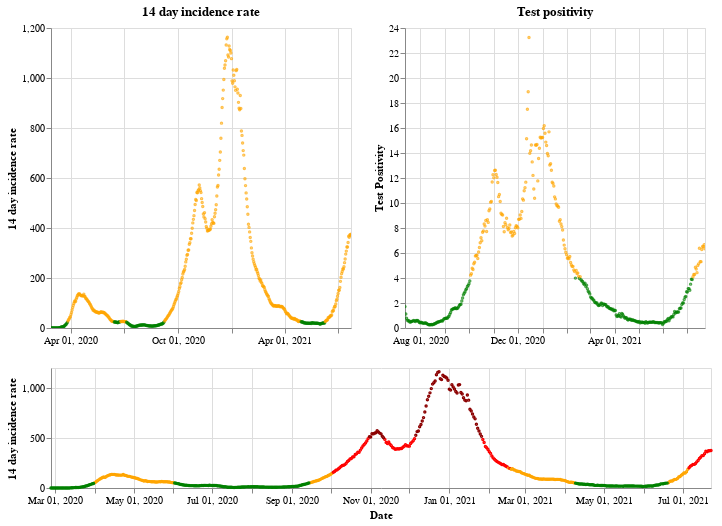

The code cell stored with this chart in its notebook:
### Markdown cell above
## Wales

### Code cell
plot_traffic_light('Wales')

### Figure 1 — Vega-Lite specification as saved in the notebook (floating-point values rounded to 4 significant figures; data arrays with more than 128 entries replaced by an {"elided": "..."} marker saying what was removed)
{"config": {"view": {"continuousWidth": 400, "continuousHeight": 300}}, "vconcat": [{"hconcat": [{"mark": {"type": "point", "size": 2}, "encoding": {"color": {"condition": {"value": "green", "test": "(datum.twoWeeklyCasesRate <= 25)"}, "value": "orange"}, "tooltip": [{"type": "nominal", "field": "areaName"}, {"type": "temporal", "field": "date"}, {"type": "quantitative", "field": "twoWeeklyCasesRate"}, {"type": "quantitative", "field": "testPositivity"}], "x": {"type": "temporal", "axis": {"title": ""}, "field": "date", "scale": {"domain": {"selection": "DateBrush"}}, "timeUnit": "yearmonthdate"}, "y": {"type": "quantitative", "axis": {"title": "14 day incidence rate"}, "field": "twoWeeklyCasesRate"}}, "title": "14 day incidence rate", "width": 300}, {"mark": {"type": "point", "size": 2}, "encoding": {"color": {"condition": {"value": "green", "test": "(datum.testPositivity <= 4)"}, "value": "orange"}, "tooltip": [{"type": "nominal", "field": "areaName"}, {"type": "temporal", "field": "date"}, {"type": "quantitative", "field": "twoWeeklyCasesRate"}, {"type": "quantitative", "field": "testPositivity"}], "x": {"type": "temporal", "axis": {"title": ""}, "field": "date", "scale": {"domain": {"selection": "DateBrush"}}, "timeUnit": "yearmonthdate"}, "y": {"type": "quantitative", "axis": {"title": "Test Positivity"}, "field": "testPositivity"}}, "title": "Test positivity", "width": 300}]}, {"layer": [{"mark": {"type": "point", "size": 2}, "encoding": {"color": {"condition": {"value": "orange", "test": "(((datum.testPositivity < 4) && (datum.twoWeeklyCasesRate >= 50)) && (datum.twoWeeklyCasesRate < 200))"}, "value": "red"}, "opacity": {"condition": {"value": 1, "test": "((datum.twoWeeklyCasesRate >= 50) && (datum.twoWeeklyCasesRate < 500))"}, "value": 0}, "tooltip": [{"type": "nominal", "field": "areaName"}, {"type": "temporal", "field": "date"}, {"type": "quantitative", "field": "twoWeeklyCasesRate"}, {"type": "quantitative", "field": "testPositivity"}], "x": {"type": "temporal", "axis": {"title": "Date"}, "field": "date", "timeUnit": "yearmonthdate"}, "y": {"type": "quantitative", "axis": {"title": "14 day incidence rate"}, "field": "twoWeeklyCasesRate"}}, "selection": {"DateBrush": {"type": "interval", "encodings": ["x"], "fields": ["Time"]}}}, {"mark": {"type": "point", "size": 2}, "encoding": {"color": {"value": "darkred"}, "opacity": {"condition": {"value": 1, "test": "(datum.twoWeeklyCasesRate >= 500)"}, "value": 0}, "tooltip": [{"type": "nominal", "field": "areaName"}, {"type": "temporal", "field": "date"}, {"type": "quantitative", "field": "twoWeeklyCasesRate"}, {"type": "quantitative", "field": "testPositivity"}], "x": {"type": "temporal", "axis": {"title": "Date"}, "field": "date", "timeUnit": "yearmonthdate"}, "y": {"type": "quantitative", "axis": {"title": "14 day incidence rate"}, "field": "twoWeeklyCasesRate"}}}, {"mark": {"type": "point", "size": 2}, "encoding": {"color": {"condition": {"value": "green", "test": "((datum.testPositivity < 4) && (datum.twoWeeklyCasesRate < 50))"}, "value": "orange"}, "opacity": {"condition": {"value": 1, "test": "(datum.twoWeeklyCasesRate < 50)"}, "value": 0}, "tooltip": [{"type": "nominal", "field": "areaName"}, {"type": "temporal", "field": "date"}, {"type": "quantitative", "field": "twoWeeklyCasesRate"}, {"type": "quantitative", "field": "testPositivity"}], "x": {"type": "temporal", "axis": {"title": "Date"}, "field": "date", "timeUnit": "yearmonthdate"}, "y": {"type": "quantitative", "axis": {"title": "14 day incidence rate"}, "field": "twoWeeklyCasesRate"}}}], "height": 120, "width": 660}], "data": {"name": "data-87bbc34d1f4d6171c0954f6897a7d8db"}, "$schema": "https://vega.github.io/schema/vega-lite/v4.8.1.json", "datasets": {"data-87bbc34d1f4d6171c0954f6897a7d8db": {"elided": "513 records"}}}
